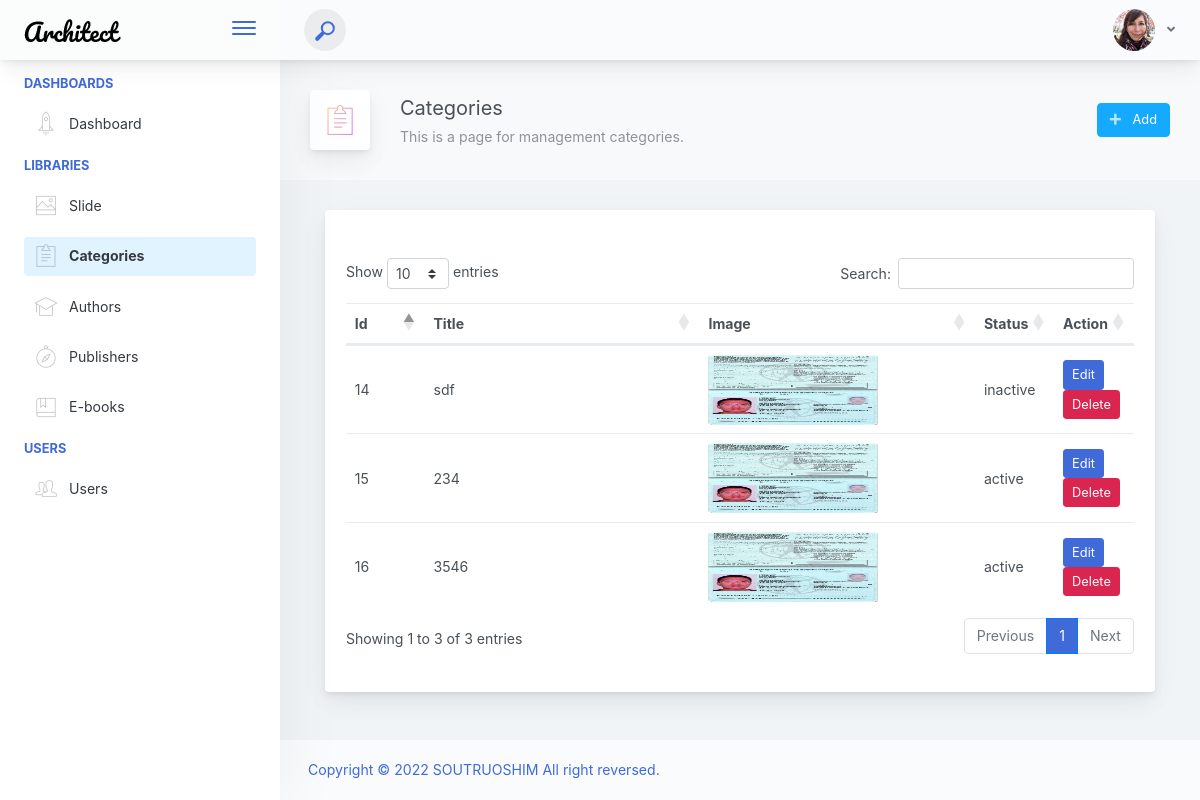
Page /admin/category/categories.php on the committed database.
### tables this page shows
CREATE TABLE IF NOT EXISTS `categories` (
  `id` bigint(20) UNSIGNED NOT NULL AUTO_INCREMENT,
  `title` varchar(191) DEFAULT NULL,
  `slug` varchar(191) DEFAULT NULL,
  `image` varchar(200) DEFAULT NULL,
  `status` enum('active','inactive') NOT NULL,
  `created_at` timestamp NULL DEFAULT CURRENT_TIMESTAMP,
  `updated_at` timestamp NULL DEFAULT NULL,
  PRIMARY KEY (`id`)
);

### objects/category.php (called while the page is built, shortened)
<?php
class Category
{
    private $conn;
    private $table_name = "categories";
    public function __construct($db)
    {
        $this->conn = $db;
    }
    public function readAll()
    {
        $query = "SELECT
                *
            FROM
                " . $this->table_name . "
            ORDER BY
                id DESC";
        $stmt = $this->conn->prepare($query);
        $stmt->execute();
        return $stmt;
    }
}

### admin/category/categories.php (the view, shortened to what this page needs)
<?php
   include("../inc/header.php");
    include(__DIR__ . "/../../objects/category.php");
?>
<div class="app-page-title">
    <div class="page-title-wrapper">
        <div class="page-title-heading">
            <div class="page-title-icon">
            <i class="pe-7s-note2 icon-gradient bg-mean-fruit">
                </i>
            </div>
            <div>Categories
                <div class="page-title-subheading">This is a page for management categories.
                </div>
            </div>
        </div>
        <div class="page-title-actions">
            <div class="d-inline-block dropdown">
                <a type="button" class="btn-shadow btn btn-info" href="../category/add_category.php" >
                    <span class="btn-icon-wrapper pr-2 opacity-7">
                        <i class="fa fa-plus fa-w-20"></i>
                    </span>
                    Add
                </a>
            </div>
        </div>
    </div>
</div>
            <div class="content-wrap">
                <div class="container-fluid">
                <div class="main-card mb-3 card">
                 <div class="card-body"><h5 class="card-title"></h5>
                <div class="row">
                        <div class="col-md-12 p-3">
                            <table class="table" id="tbl_category">
                                <thead>
                                    <tr>
                                        <th scope="col" width = "10%">Id</th>
                                        <th scope="col" width = "35%">Title</th>
                                        <th scope="col" width = "35%">Image</th>
                                        <th scope="col" width = "10%">Status</th>
                                        <th scope="col" width = "10%">Action</th>
                                    </tr>
                                </thead>
                                <tbody>
                                    <?php
                                       $database = new Database();
                                       $db = $database->getConnection();
                                       $category = new Category($db);
                                       $stmt = $category->readAll();
                                    ?>
                                    <?php while ($row = $stmt->fetch(PDO::FETCH_ASSOC)) {
                                        $id = $row['id']; ?>
                                        <tr>
                                            <td><?php echo $row['id']; ?></td>
                                            <td><?php echo $row['title']; ?></td>
                                            <td><img src="<?= '../../upload/images/category/'.$row['image'] ?>" width="170" height="70"/> </td>
                                            <td><?php echo $row['status']; ?></td>
                                            <td>
                                                <form method="POST" action="queries/delete_category.php">
                                                    <a href="edit_category.php?id=<?php echo $row['id']; ?>" type="button" class="btn btn-primary btn-sm">Edit</a>
                                                    <a delete-id='<?= $id ?>' class='btn btn-danger text-white btn-sm delete-object' type="button">Delete</a>
                                                </form>
                                            </td>
                                        </tr>
                                    <?php } ?>
                              </tbody>
                            </table>
                        </div>
                    </div>
                </div>
                </div>
                </div>
            </div>
<?php
   include("../inc/footer.php");
?>

### rows in the picture
categories: id "16", title "3546", image (picture), status "active"
categories: id "15", title "234", image (picture), status "active"
categories: id "14", title "sdf", image (picture), status "inactive"
